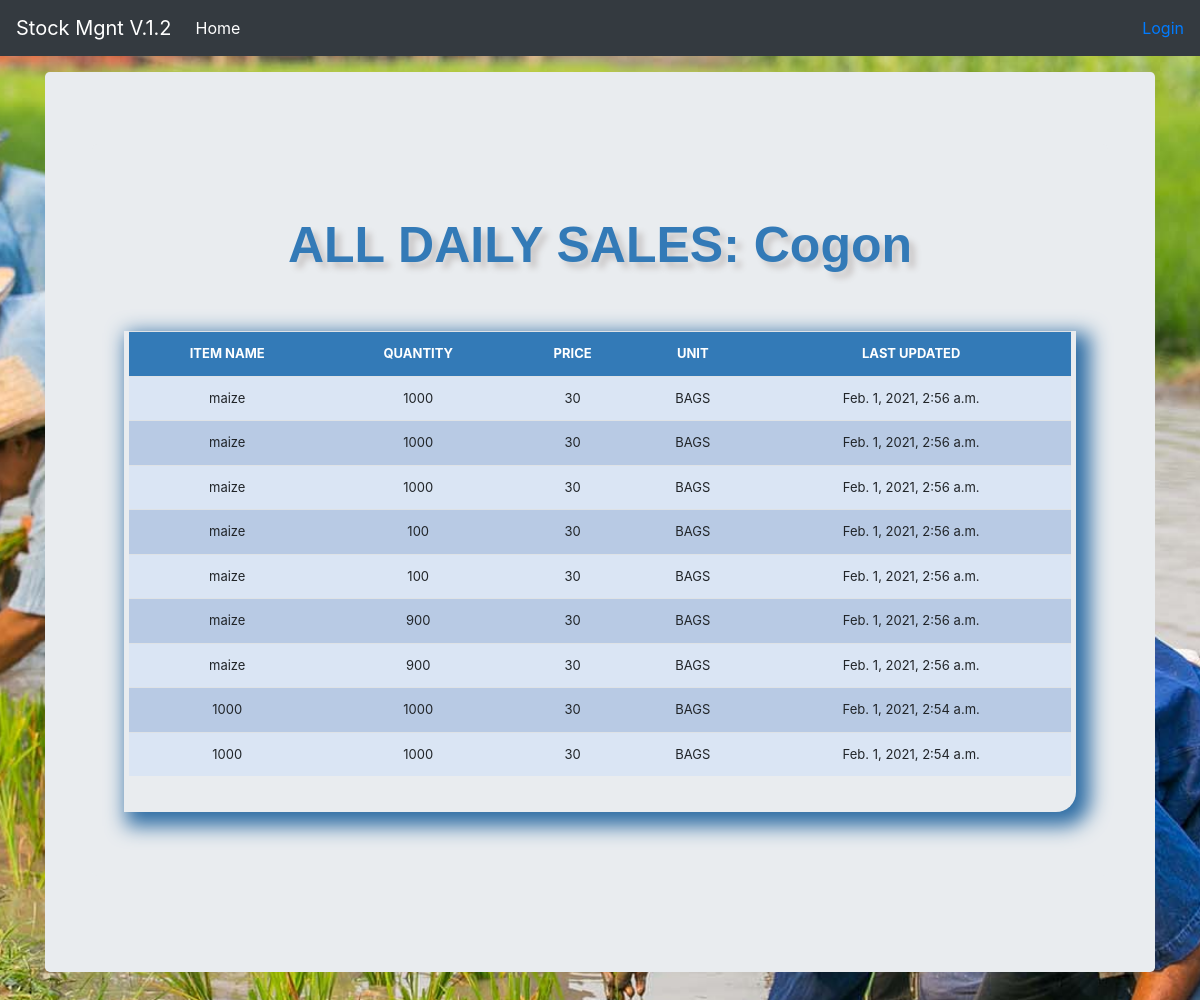
Page /shop_sold_items/cogon/ on the committed database.
### stockmgmt/models.py (models this page shows, shortened)
class Individual_Sold_Item(models.Model):
    store = models.ForeignKey(All_Store, blank=True, null=True, on_delete=models.CASCADE)
    product = models.ForeignKey(Stock, blank=True, null=True, on_delete=models.CASCADE)
    quantity = models.IntegerField(blank=True, null=True)
    date=models.DateField(auto_now_add=True,null=True,blank=True)
    def __str__(self):
        return self.store.name + ' ' + self.product.item_name+' '+str(self.quantity)

class Stock(models.Model):
    category = models.ForeignKey(Category, on_delete=models.CASCADE, blank=True)
    sub_category = models.ForeignKey(SubCategory, on_delete=models.CASCADE, blank=True,null=True,verbose_name='UNIT')
    item_name = models.CharField(max_length=50, blank=True, null=True)
    quantity = models.IntegerField(default='0', blank=True, null=True)
    receive_quantity = models.IntegerField(default='0', blank=True, null=True,verbose_name='Quantity')
    receive_by = models.CharField(max_length=50, blank=True, null=True)
    issue_quantity = models.IntegerField(default='0', blank=True, null=True)
    issue_by = models.CharField(max_length=50, blank=True, null=True, choices=issue_to_category)
    issue_by_model = models.ForeignKey(All_Store, on_delete=models.CASCADE, blank=True, null=True,
                                       related_name='issue_to_model')
    ordered_items=models.IntegerField(blank=True, null=True,default=0,verbose_name='Number of items')
    issue_to = models.CharField(max_length=50, blank=True, null=True, choices=issue_to_category)
    issue_to_model = models.ForeignKey(All_Store, on_delete=models.CASCADE, blank=True, null=True,
                                       related_name='issue_by_model')
    phone_number = models.CharField(max_length=50, blank=True, null=True)
    created_by = models.CharField(max_length=50, blank=True, null=True)
    reorder_level = models.IntegerField(default='0', blank=True, null=True)
    last_updated = models.DateTimeField(auto_now_add=False, auto_now=True)
    timestamp = models.DateTimeField(auto_now_add=True, auto_now=False)
    price = models.IntegerField(default='0', blank=True, null=True)

class SubCategory(models.Model):
    category=models.ForeignKey(Category,on_delete=models.CASCADE,related_name='stock_Categories')
    name=models.CharField(max_length=100,db_index=True)

### stockmgmt/views.py (the view)
# urls.py: path('shop_sold_items/<slug:slug>/',views.shop_sold_items,name='shop_sold_items'),
def shop_sold_items(request,slug):
    store=All_Store.objects.get(slug=slug)
    date_sale=Individual_Sold_Item.objects.filter(store=store)
    print(date_sale)
    header = 'ALL DAILY SALES: ' + date_sale.last().store.name
    all_store = All_Store.objects.all()
    context={
        'header':header,
        'queryset':date_sale,
        'stores':all_store,
    }
    template='shop_sold_items.html'
    return render(request,template,context)

### stockmgmt/templates/shop_sold_items.html (shortened to what this page needs)
{% extends "base.html" %}
{% load crispy_forms_tags %}
{% load static %}
{% block body %}
<main role="main" class="container">
  <div class="jumbotron">
      <div class="header"> {{header}}</div>
        <br><br>
        <div class="display_table">
          <table class='table'>
                  <tr>
                    <th>ITEM NAME</th>
                    <th>QUANTITY</th>
                      <th>PRICE</th>
                      <th>UNIT</th>
                    <th>LAST UPDATED</th>
                  </tr>
        {% for item in queryset %}
                  <tr>
                    <td>{{item.product.item_name}}</td>
                    <td>{{item.quantity}}</td>
                      <td>{{ item.product.price }}</td>
                      <td>{{ item.product.sub_category.name }}</td>
                    <td>{{item.product.last_updated}}</td>
                  </tr>
              {% endfor %}
          </table>
        </div>
  </div>
</main>
{% endblock %}

### stockmgmt/static/css/stylesheet.css (style rules this page uses)
body { background-color: #34eb6b; }
.table { font-size: 13px; text-align: center; width: 95%; margin: auto; }
.table tr:nth-child(odd) { background: #B8CAE4 }
.table tr:nth-child(even) { background: #dae5f4 }
th { background-color: #337ab7; color: white; }
.display_table { border-bottom-right-radius: 20px; padding-left: 5px; padding-right: 5px; padding-bottom: 20px; box-shadow: 8px 8px 20px 6px #2e6da4; }
.header { font-family: helvetica; color: #337ab7; font-size: 50px; text-align: center; width: 100%; text-shadow: 6px 6px 6px #c9c6c6; display: block; font-weight: bolder; }
body { background-image: url("../img/bg.jpg"); background-position: center; background-repeat: no-repeat; background-size: cover; }

### stockmgmt/static/css/navbar-top-fixed.css (style rules this page uses)
body { min-height: 75rem; padding-top: 4.5rem; }

### rows in the picture
Individual_Sold_Item: product.item_name "maize", quantity "1000", product.price "30", product.sub_category.name "BAGS", product.last_updated "Feb. 1, 2021, 2:56 a.m."
Individual_Sold_Item: product.item_name "maize", quantity "1000", product.price "30", product.sub_category.name "BAGS", product.last_updated "Feb. 1, 2021, 2:56 a.m."
Individual_Sold_Item: product.item_name "maize", quantity "1000", product.price "30", product.sub_category.name "BAGS", product.last_updated "Feb. 1, 2021, 2:56 a.m."
Individual_Sold_Item: product.item_name "maize", quantity "100", product.price "30", product.sub_category.name "BAGS", product.last_updated "Feb. 1, 2021, 2:56 a.m."
Individual_Sold_Item: product.item_name "maize", quantity "100", product.price "30", product.sub_category.name "BAGS", product.last_updated "Feb. 1, 2021, 2:56 a.m."
Individual_Sold_Item: product.item_name "maize", quantity "900", product.price "30", product.sub_category.name "BAGS", product.last_updated "Feb. 1, 2021, 2:56 a.m."
Individual_Sold_Item: product.item_name "maize", quantity "900", product.price "30", product.sub_category.name "BAGS", product.last_updated "Feb. 1, 2021, 2:56 a.m."
Individual_Sold_Item: product.item_name "1000", quantity "1000", product.price "30", product.sub_category.name "BAGS", product.last_updated "Feb. 1, 2021, 2:54 a.m."
Individual_Sold_Item: product.item_name "1000", quantity "1000", product.price "30", product.sub_category.name "BAGS", product.last_updated "Feb. 1, 2021, 2:54 a.m."

### other values in the picture
{{ header }} "ALL DAILY SALES: Cogon"
